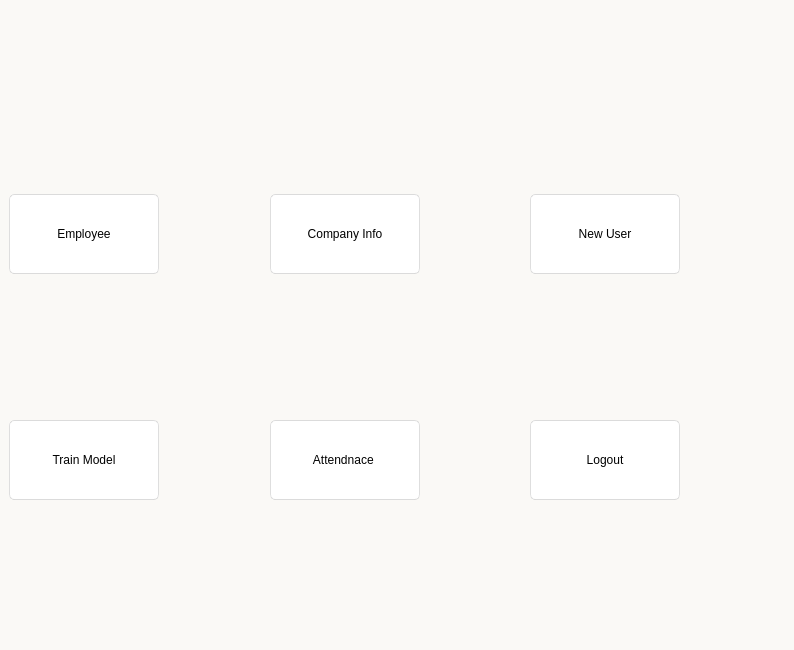
<?xml version="1.0" encoding="UTF-8"?>
<ui version="4.0">
 <class>MainWindow</class>
 <widget class="QWidget" name="MainWindow">
  <property name="geometry">
   <rect>
    <x>0</x>
    <y>0</y>
    <width>794</width>
    <height>650</height>
   </rect>
  </property>
  <property name="windowTitle">
   <string>Form</string>
  </property>
  <property name="styleSheet">
   <string notr="true">background:rgb(250, 249, 246)
</string>
  </property>
  <widget class="QPushButton" name="employee_btn">
   <property name="geometry">
    <rect>
     <x>9</x>
     <y>194</y>
     <width>150</width>
     <height>80</height>
    </rect>
   </property>
   <property name="styleSheet">
    <string notr="true">QPushButton{
	font: 25 18pt &quot;Bahnschrift Light&quot;;
	border-style: solid;
	border-top-color: qlineargradient(spread:pad, x1:0.5, y1:1, x2:0.5, y2:0, stop:0 rgb(215, 215, 215), stop:1 rgb(222, 222, 222));
	border-right-color: qlineargradient(spread:pad, x1:0, y1:0.5, x2:1, y2:0.5, stop:0 rgb(217, 217, 217), stop:1 rgb(227, 227, 227));
	border-left-color: qlineargradient(spread:pad, x1:0, y1:0.5, x2:1, y2:0.5, stop:0 rgb(227, 227, 227), stop:1 rgb(217, 217, 217));
	border-bottom-color: qlineargradient(spread:pad, x1:0.5, y1:1, x2:0.5, y2:0, stop:0 rgb(215, 215, 215), stop:1 rgb(222, 222, 222));
	border-width: 1px;
	border-radius: 5px;
	color: rgb(0,0,0);
	padding: 2px;
	background-color: rgb(255,255,255);
}
QPushButton:hover{
	border-style: solid;
	border-top-color: qlineargradient(spread:pad, x1:0.5, y1:1, x2:0.5, y2:0, stop:0 rgb(195, 195, 195), stop:1 rgb(222, 222, 222));
	border-right-color: qlineargradient(spread:pad, x1:0, y1:0.5, x2:1, y2:0.5, stop:0 rgb(197, 197, 197), stop:1 rgb(227, 227, 227));
	border-left-color: qlineargradient(spread:pad, x1:0, y1:0.5, x2:1, y2:0.5, stop:0 rgb(227, 227, 227), stop:1 rgb(197, 197, 197));
	border-bottom-color: qlineargradient(spread:pad, x1:0.5, y1:1, x2:0.5, y2:0, stop:0 rgb(195, 195, 195), stop:1 rgb(222, 222, 222));
	border-width: 1px;
	border-radius: 5px;
	color: rgb(0,0,0);
	padding: 2px;
	background-color: rgb(255,255,255);
}
QPushButton:pressed{
	border-style: solid;
	border-top-color: qlineargradient(spread:pad, x1:0.5, y1:1, x2:0.5, y2:0, stop:0 rgb(215, 215, 215), stop:1 rgb(222, 222, 222));
	border-right-color: qlineargradient(spread:pad, x1:0, y1:0.5, x2:1, y2:0.5, stop:0 rgb(217, 217, 217), stop:1 rgb(227, 227, 227));
	border-left-color: qlineargradient(spread:pad, x1:0, y1:0.5, x2:1, y2:0.5, stop:0 rgb(227, 227, 227), stop:1 rgb(217, 217, 217));
	border-bottom-color: qlineargradient(spread:pad, x1:0.5, y1:1, x2:0.5, y2:0, stop:0 rgb(215, 215, 215), stop:1 rgb(222, 222, 222));
	border-width: 1px;
	border-radius: 5px;
	color: rgb(0,0,0);
	padding: 2px;
	background-color: rgb(142,142,142);
}
QPushButton:disabled{
	border-style: solid;
	border-top-color: qlineargradient(spread:pad, x1:0.5, y1:1, x2:0.5, y2:0, stop:0 rgb(215, 215, 215), stop:1 rgb(222, 222, 222));
	border-right-color: qlineargradient(spread:pad, x1:0, y1:0.5, x2:1, y2:0.5, stop:0 rgb(217, 217, 217), stop:1 rgb(227, 227, 227));
	border-left-color: qlineargradient(spread:pad, x1:0, y1:0.5, x2:1, y2:0.5, stop:0 rgb(227, 227, 227), stop:1 rgb(217, 217, 217));
	border-bottom-color: qlineargradient(spread:pad, x1:0.5, y1:1, x2:0.5, y2:0, stop:0 rgb(215, 215, 215), stop:1 rgb(222, 222, 222));
	border-width: 1px;
	border-radius: 5px;
	color: #808086;
	padding: 2px;
	background-color: rgb(142,142,142);
}</string>
   </property>
   <property name="text">
    <string>Employee</string>
   </property>
  </widget>
  <widget class="QPushButton" name="comp_btn">
   <property name="geometry">
    <rect>
     <x>270</x>
     <y>194</y>
     <width>150</width>
     <height>80</height>
    </rect>
   </property>
   <property name="styleSheet">
    <string notr="true">QPushButton{
	font: 25 18pt &quot;Bahnschrift Light&quot;;
	border-style: solid;
	border-top-color: qlineargradient(spread:pad, x1:0.5, y1:1, x2:0.5, y2:0, stop:0 rgb(215, 215, 215), stop:1 rgb(222, 222, 222));
	border-right-color: qlineargradient(spread:pad, x1:0, y1:0.5, x2:1, y2:0.5, stop:0 rgb(217, 217, 217), stop:1 rgb(227, 227, 227));
	border-left-color: qlineargradient(spread:pad, x1:0, y1:0.5, x2:1, y2:0.5, stop:0 rgb(227, 227, 227), stop:1 rgb(217, 217, 217));
	border-bottom-color: qlineargradient(spread:pad, x1:0.5, y1:1, x2:0.5, y2:0, stop:0 rgb(215, 215, 215), stop:1 rgb(222, 222, 222));
	border-width: 1px;
	border-radius: 5px;
	color: rgb(0,0,0);
	padding: 2px;
	background-color: rgb(255,255,255);
}
QPushButton:hover{
	border-style: solid;
	border-top-color: qlineargradient(spread:pad, x1:0.5, y1:1, x2:0.5, y2:0, stop:0 rgb(195, 195, 195), stop:1 rgb(222, 222, 222));
	border-right-color: qlineargradient(spread:pad, x1:0, y1:0.5, x2:1, y2:0.5, stop:0 rgb(197, 197, 197), stop:1 rgb(227, 227, 227));
	border-left-color: qlineargradient(spread:pad, x1:0, y1:0.5, x2:1, y2:0.5, stop:0 rgb(227, 227, 227), stop:1 rgb(197, 197, 197));
	border-bottom-color: qlineargradient(spread:pad, x1:0.5, y1:1, x2:0.5, y2:0, stop:0 rgb(195, 195, 195), stop:1 rgb(222, 222, 222));
	border-width: 1px;
	border-radius: 5px;
	color: rgb(0,0,0);
	padding: 2px;
	background-color: rgb(255,255,255);
}
QPushButton:pressed{
	border-style: solid;
	border-top-color: qlineargradient(spread:pad, x1:0.5, y1:1, x2:0.5, y2:0, stop:0 rgb(215, 215, 215), stop:1 rgb(222, 222, 222));
	border-right-color: qlineargradient(spread:pad, x1:0, y1:0.5, x2:1, y2:0.5, stop:0 rgb(217, 217, 217), stop:1 rgb(227, 227, 227));
	border-left-color: qlineargradient(spread:pad, x1:0, y1:0.5, x2:1, y2:0.5, stop:0 rgb(227, 227, 227), stop:1 rgb(217, 217, 217));
	border-bottom-color: qlineargradient(spread:pad, x1:0.5, y1:1, x2:0.5, y2:0, stop:0 rgb(215, 215, 215), stop:1 rgb(222, 222, 222));
	border-width: 1px;
	border-radius: 5px;
	color: rgb(0,0,0);
	padding: 2px;
	background-color: rgb(142,142,142);
}
QPushButton:disabled{
	border-style: solid;
	border-top-color: qlineargradient(spread:pad, x1:0.5, y1:1, x2:0.5, y2:0, stop:0 rgb(215, 215, 215), stop:1 rgb(222, 222, 222));
	border-right-color: qlineargradient(spread:pad, x1:0, y1:0.5, x2:1, y2:0.5, stop:0 rgb(217, 217, 217), stop:1 rgb(227, 227, 227));
	border-left-color: qlineargradient(spread:pad, x1:0, y1:0.5, x2:1, y2:0.5, stop:0 rgb(227, 227, 227), stop:1 rgb(217, 217, 217));
	border-bottom-color: qlineargradient(spread:pad, x1:0.5, y1:1, x2:0.5, y2:0, stop:0 rgb(215, 215, 215), stop:1 rgb(222, 222, 222));
	border-width: 1px;
	border-radius: 5px;
	color: #808086;
	padding: 2px;
	background-color: rgb(142,142,142);
}</string>
   </property>
   <property name="text">
    <string>Company Info</string>
   </property>
  </widget>
  <widget class="QPushButton" name="nuser_btn">
   <property name="geometry">
    <rect>
     <x>530</x>
     <y>194</y>
     <width>150</width>
     <height>80</height>
    </rect>
   </property>
   <property name="styleSheet">
    <string notr="true">QPushButton{
	font: 25 18pt &quot;Bahnschrift Light&quot;;
	border-style: solid;
	border-top-color: qlineargradient(spread:pad, x1:0.5, y1:1, x2:0.5, y2:0, stop:0 rgb(215, 215, 215), stop:1 rgb(222, 222, 222));
	border-right-color: qlineargradient(spread:pad, x1:0, y1:0.5, x2:1, y2:0.5, stop:0 rgb(217, 217, 217), stop:1 rgb(227, 227, 227));
	border-left-color: qlineargradient(spread:pad, x1:0, y1:0.5, x2:1, y2:0.5, stop:0 rgb(227, 227, 227), stop:1 rgb(217, 217, 217));
	border-bottom-color: qlineargradient(spread:pad, x1:0.5, y1:1, x2:0.5, y2:0, stop:0 rgb(215, 215, 215), stop:1 rgb(222, 222, 222));
	border-width: 1px;
	border-radius: 5px;
	color: rgb(0,0,0);
	padding: 2px;
	background-color: rgb(255,255,255);
}
QPushButton:hover{
	border-style: solid;
	border-top-color: qlineargradient(spread:pad, x1:0.5, y1:1, x2:0.5, y2:0, stop:0 rgb(195, 195, 195), stop:1 rgb(222, 222, 222));
	border-right-color: qlineargradient(spread:pad, x1:0, y1:0.5, x2:1, y2:0.5, stop:0 rgb(197, 197, 197), stop:1 rgb(227, 227, 227));
	border-left-color: qlineargradient(spread:pad, x1:0, y1:0.5, x2:1, y2:0.5, stop:0 rgb(227, 227, 227), stop:1 rgb(197, 197, 197));
	border-bottom-color: qlineargradient(spread:pad, x1:0.5, y1:1, x2:0.5, y2:0, stop:0 rgb(195, 195, 195), stop:1 rgb(222, 222, 222));
	border-width: 1px;
	border-radius: 5px;
	color: rgb(0,0,0);
	padding: 2px;
	background-color: rgb(255,255,255);
}
QPushButton:pressed{
	border-style: solid;
	border-top-color: qlineargradient(spread:pad, x1:0.5, y1:1, x2:0.5, y2:0, stop:0 rgb(215, 215, 215), stop:1 rgb(222, 222, 222));
	border-right-color: qlineargradient(spread:pad, x1:0, y1:0.5, x2:1, y2:0.5, stop:0 rgb(217, 217, 217), stop:1 rgb(227, 227, 227));
	border-left-color: qlineargradient(spread:pad, x1:0, y1:0.5, x2:1, y2:0.5, stop:0 rgb(227, 227, 227), stop:1 rgb(217, 217, 217));
	border-bottom-color: qlineargradient(spread:pad, x1:0.5, y1:1, x2:0.5, y2:0, stop:0 rgb(215, 215, 215), stop:1 rgb(222, 222, 222));
	border-width: 1px;
	border-radius: 5px;
	color: rgb(0,0,0);
	padding: 2px;
	background-color: rgb(142,142,142);
}
QPushButton:disabled{
	border-style: solid;
	border-top-color: qlineargradient(spread:pad, x1:0.5, y1:1, x2:0.5, y2:0, stop:0 rgb(215, 215, 215), stop:1 rgb(222, 222, 222));
	border-right-color: qlineargradient(spread:pad, x1:0, y1:0.5, x2:1, y2:0.5, stop:0 rgb(217, 217, 217), stop:1 rgb(227, 227, 227));
	border-left-color: qlineargradient(spread:pad, x1:0, y1:0.5, x2:1, y2:0.5, stop:0 rgb(227, 227, 227), stop:1 rgb(217, 217, 217));
	border-bottom-color: qlineargradient(spread:pad, x1:0.5, y1:1, x2:0.5, y2:0, stop:0 rgb(215, 215, 215), stop:1 rgb(222, 222, 222));
	border-width: 1px;
	border-radius: 5px;
	color: #808086;
	padding: 2px;
	background-color: rgb(142,142,142);
}</string>
   </property>
   <property name="text">
    <string>New User</string>
   </property>
  </widget>
  <widget class="QPushButton" name="train_btn">
   <property name="geometry">
    <rect>
     <x>9</x>
     <y>420</y>
     <width>150</width>
     <height>80</height>
    </rect>
   </property>
   <property name="styleSheet">
    <string notr="true">QPushButton{
	font: 25 18pt &quot;Bahnschrift Light&quot;;
	border-style: solid;
	border-top-color: qlineargradient(spread:pad, x1:0.5, y1:1, x2:0.5, y2:0, stop:0 rgb(215, 215, 215), stop:1 rgb(222, 222, 222));
	border-right-color: qlineargradient(spread:pad, x1:0, y1:0.5, x2:1, y2:0.5, stop:0 rgb(217, 217, 217), stop:1 rgb(227, 227, 227));
	border-left-color: qlineargradient(spread:pad, x1:0, y1:0.5, x2:1, y2:0.5, stop:0 rgb(227, 227, 227), stop:1 rgb(217, 217, 217));
	border-bottom-color: qlineargradient(spread:pad, x1:0.5, y1:1, x2:0.5, y2:0, stop:0 rgb(215, 215, 215), stop:1 rgb(222, 222, 222));
	border-width: 1px;
	border-radius: 5px;
	color: rgb(0,0,0);
	padding: 2px;
	background-color: rgb(255,255,255);
}
QPushButton:hover{
	border-style: solid;
	border-top-color: qlineargradient(spread:pad, x1:0.5, y1:1, x2:0.5, y2:0, stop:0 rgb(195, 195, 195), stop:1 rgb(222, 222, 222));
	border-right-color: qlineargradient(spread:pad, x1:0, y1:0.5, x2:1, y2:0.5, stop:0 rgb(197, 197, 197), stop:1 rgb(227, 227, 227));
	border-left-color: qlineargradient(spread:pad, x1:0, y1:0.5, x2:1, y2:0.5, stop:0 rgb(227, 227, 227), stop:1 rgb(197, 197, 197));
	border-bottom-color: qlineargradient(spread:pad, x1:0.5, y1:1, x2:0.5, y2:0, stop:0 rgb(195, 195, 195), stop:1 rgb(222, 222, 222));
	border-width: 1px;
	border-radius: 5px;
	color: rgb(0,0,0);
	padding: 2px;
	background-color: rgb(255,255,255);
}
QPushButton:pressed{
	border-style: solid;
	border-top-color: qlineargradient(spread:pad, x1:0.5, y1:1, x2:0.5, y2:0, stop:0 rgb(215, 215, 215), stop:1 rgb(222, 222, 222));
	border-right-color: qlineargradient(spread:pad, x1:0, y1:0.5, x2:1, y2:0.5, stop:0 rgb(217, 217, 217), stop:1 rgb(227, 227, 227));
	border-left-color: qlineargradient(spread:pad, x1:0, y1:0.5, x2:1, y2:0.5, stop:0 rgb(227, 227, 227), stop:1 rgb(217, 217, 217));
	border-bottom-color: qlineargradient(spread:pad, x1:0.5, y1:1, x2:0.5, y2:0, stop:0 rgb(215, 215, 215), stop:1 rgb(222, 222, 222));
	border-width: 1px;
	border-radius: 5px;
	color: rgb(0,0,0);
	padding: 2px;
	background-color: rgb(142,142,142);
}
QPushButton:disabled{
	border-style: solid;
	border-top-color: qlineargradient(spread:pad, x1:0.5, y1:1, x2:0.5, y2:0, stop:0 rgb(215, 215, 215), stop:1 rgb(222, 222, 222));
	border-right-color: qlineargradient(spread:pad, x1:0, y1:0.5, x2:1, y2:0.5, stop:0 rgb(217, 217, 217), stop:1 rgb(227, 227, 227));
	border-left-color: qlineargradient(spread:pad, x1:0, y1:0.5, x2:1, y2:0.5, stop:0 rgb(227, 227, 227), stop:1 rgb(217, 217, 217));
	border-bottom-color: qlineargradient(spread:pad, x1:0.5, y1:1, x2:0.5, y2:0, stop:0 rgb(215, 215, 215), stop:1 rgb(222, 222, 222));
	border-width: 1px;
	border-radius: 5px;
	color: #808086;
	padding: 2px;
	background-color: rgb(142,142,142);
}</string>
   </property>
   <property name="text">
    <string>Train Model</string>
   </property>
  </widget>
  <widget class="QPushButton" name="att_btn">
   <property name="geometry">
    <rect>
     <x>270</x>
     <y>420</y>
     <width>150</width>
     <height>80</height>
    </rect>
   </property>
   <property name="styleSheet">
    <string notr="true">QPushButton{
	font: 25 18pt &quot;Bahnschrift Light&quot;;
	border-style: solid;
	border-top-color: qlineargradient(spread:pad, x1:0.5, y1:1, x2:0.5, y2:0, stop:0 rgb(215, 215, 215), stop:1 rgb(222, 222, 222));
	border-right-color: qlineargradient(spread:pad, x1:0, y1:0.5, x2:1, y2:0.5, stop:0 rgb(217, 217, 217), stop:1 rgb(227, 227, 227));
	border-left-color: qlineargradient(spread:pad, x1:0, y1:0.5, x2:1, y2:0.5, stop:0 rgb(227, 227, 227), stop:1 rgb(217, 217, 217));
	border-bottom-color: qlineargradient(spread:pad, x1:0.5, y1:1, x2:0.5, y2:0, stop:0 rgb(215, 215, 215), stop:1 rgb(222, 222, 222));
	border-width: 1px;
	border-radius: 5px;
	color: rgb(0,0,0);
	padding: 2px;
	background-color: rgb(255,255,255);
}
QPushButton:hover{
	border-style: solid;
	border-top-color: qlineargradient(spread:pad, x1:0.5, y1:1, x2:0.5, y2:0, stop:0 rgb(195, 195, 195), stop:1 rgb(222, 222, 222));
	border-right-color: qlineargradient(spread:pad, x1:0, y1:0.5, x2:1, y2:0.5, stop:0 rgb(197, 197, 197), stop:1 rgb(227, 227, 227));
	border-left-color: qlineargradient(spread:pad, x1:0, y1:0.5, x2:1, y2:0.5, stop:0 rgb(227, 227, 227), stop:1 rgb(197, 197, 197));
	border-bottom-color: qlineargradient(spread:pad, x1:0.5, y1:1, x2:0.5, y2:0, stop:0 rgb(195, 195, 195), stop:1 rgb(222, 222, 222));
	border-width: 1px;
	border-radius: 5px;
	color: rgb(0,0,0);
	padding: 2px;
	background-color: rgb(255,255,255);
}
QPushButton:pressed{
	border-style: solid;
	border-top-color: qlineargradient(spread:pad, x1:0.5, y1:1, x2:0.5, y2:0, stop:0 rgb(215, 215, 215), stop:1 rgb(222, 222, 222));
	border-right-color: qlineargradient(spread:pad, x1:0, y1:0.5, x2:1, y2:0.5, stop:0 rgb(217, 217, 217), stop:1 rgb(227, 227, 227));
	border-left-color: qlineargradient(spread:pad, x1:0, y1:0.5, x2:1, y2:0.5, stop:0 rgb(227, 227, 227), stop:1 rgb(217, 217, 217));
	border-bottom-color: qlineargradient(spread:pad, x1:0.5, y1:1, x2:0.5, y2:0, stop:0 rgb(215, 215, 215), stop:1 rgb(222, 222, 222));
	border-width: 1px;
	border-radius: 5px;
	color: rgb(0,0,0);
	padding: 2px;
	background-color: rgb(142,142,142);
}
QPushButton:disabled{
	border-style: solid;
	border-top-color: qlineargradient(spread:pad, x1:0.5, y1:1, x2:0.5, y2:0, stop:0 rgb(215, 215, 215), stop:1 rgb(222, 222, 222));
	border-right-color: qlineargradient(spread:pad, x1:0, y1:0.5, x2:1, y2:0.5, stop:0 rgb(217, 217, 217), stop:1 rgb(227, 227, 227));
	border-left-color: qlineargradient(spread:pad, x1:0, y1:0.5, x2:1, y2:0.5, stop:0 rgb(227, 227, 227), stop:1 rgb(217, 217, 217));
	border-bottom-color: qlineargradient(spread:pad, x1:0.5, y1:1, x2:0.5, y2:0, stop:0 rgb(215, 215, 215), stop:1 rgb(222, 222, 222));
	border-width: 1px;
	border-radius: 5px;
	color: #808086;
	padding: 2px;
	background-color: rgb(142,142,142);
}</string>
   </property>
   <property name="text">
    <string>Attendnace </string>
   </property>
  </widget>
  <widget class="QPushButton" name="pushButton">
   <property name="geometry">
    <rect>
     <x>530</x>
     <y>420</y>
     <width>150</width>
     <height>80</height>
    </rect>
   </property>
   <property name="styleSheet">
    <string notr="true">QPushButton{
	font: 25 18pt &quot;Bahnschrift Light&quot;;
	border-style: solid;
	border-top-color: qlineargradient(spread:pad, x1:0.5, y1:1, x2:0.5, y2:0, stop:0 rgb(215, 215, 215), stop:1 rgb(222, 222, 222));
	border-right-color: qlineargradient(spread:pad, x1:0, y1:0.5, x2:1, y2:0.5, stop:0 rgb(217, 217, 217), stop:1 rgb(227, 227, 227));
	border-left-color: qlineargradient(spread:pad, x1:0, y1:0.5, x2:1, y2:0.5, stop:0 rgb(227, 227, 227), stop:1 rgb(217, 217, 217));
	border-bottom-color: qlineargradient(spread:pad, x1:0.5, y1:1, x2:0.5, y2:0, stop:0 rgb(215, 215, 215), stop:1 rgb(222, 222, 222));
	border-width: 1px;
	border-radius: 5px;
	color: rgb(0,0,0);
	padding: 2px;
	background-color: rgb(255,255,255);
}
QPushButton:hover{
	border-style: solid;
	border-top-color: qlineargradient(spread:pad, x1:0.5, y1:1, x2:0.5, y2:0, stop:0 rgb(195, 195, 195), stop:1 rgb(222, 222, 222));
	border-right-color: qlineargradient(spread:pad, x1:0, y1:0.5, x2:1, y2:0.5, stop:0 rgb(197, 197, 197), stop:1 rgb(227, 227, 227));
	border-left-color: qlineargradient(spread:pad, x1:0, y1:0.5, x2:1, y2:0.5, stop:0 rgb(227, 227, 227), stop:1 rgb(197, 197, 197));
	border-bottom-color: qlineargradient(spread:pad, x1:0.5, y1:1, x2:0.5, y2:0, stop:0 rgb(195, 195, 195), stop:1 rgb(222, 222, 222));
	border-width: 1px;
	border-radius: 5px;
	color: rgb(0,0,0);
	padding: 2px;
	background-color: rgb(255,255,255);
}
QPushButton:pressed{
	border-style: solid;
	border-top-color: qlineargradient(spread:pad, x1:0.5, y1:1, x2:0.5, y2:0, stop:0 rgb(215, 215, 215), stop:1 rgb(222, 222, 222));
	border-right-color: qlineargradient(spread:pad, x1:0, y1:0.5, x2:1, y2:0.5, stop:0 rgb(217, 217, 217), stop:1 rgb(227, 227, 227));
	border-left-color: qlineargradient(spread:pad, x1:0, y1:0.5, x2:1, y2:0.5, stop:0 rgb(227, 227, 227), stop:1 rgb(217, 217, 217));
	border-bottom-color: qlineargradient(spread:pad, x1:0.5, y1:1, x2:0.5, y2:0, stop:0 rgb(215, 215, 215), stop:1 rgb(222, 222, 222));
	border-width: 1px;
	border-radius: 5px;
	color: rgb(0,0,0);
	padding: 2px;
	background-color: rgb(142,142,142);
}
QPushButton:disabled{
	border-style: solid;
	border-top-color: qlineargradient(spread:pad, x1:0.5, y1:1, x2:0.5, y2:0, stop:0 rgb(215, 215, 215), stop:1 rgb(222, 222, 222));
	border-right-color: qlineargradient(spread:pad, x1:0, y1:0.5, x2:1, y2:0.5, stop:0 rgb(217, 217, 217), stop:1 rgb(227, 227, 227));
	border-left-color: qlineargradient(spread:pad, x1:0, y1:0.5, x2:1, y2:0.5, stop:0 rgb(227, 227, 227), stop:1 rgb(217, 217, 217));
	border-bottom-color: qlineargradient(spread:pad, x1:0.5, y1:1, x2:0.5, y2:0, stop:0 rgb(215, 215, 215), stop:1 rgb(222, 222, 222));
	border-width: 1px;
	border-radius: 5px;
	color: #808086;
	padding: 2px;
	background-color: rgb(142,142,142);
}</string>
   </property>
   <property name="text">
    <string>Logout</string>
   </property>
  </widget>
 </widget>
 <resources>
  <include location="../img.qrc"/>
 </resources>
 <connections/>
</ui>
